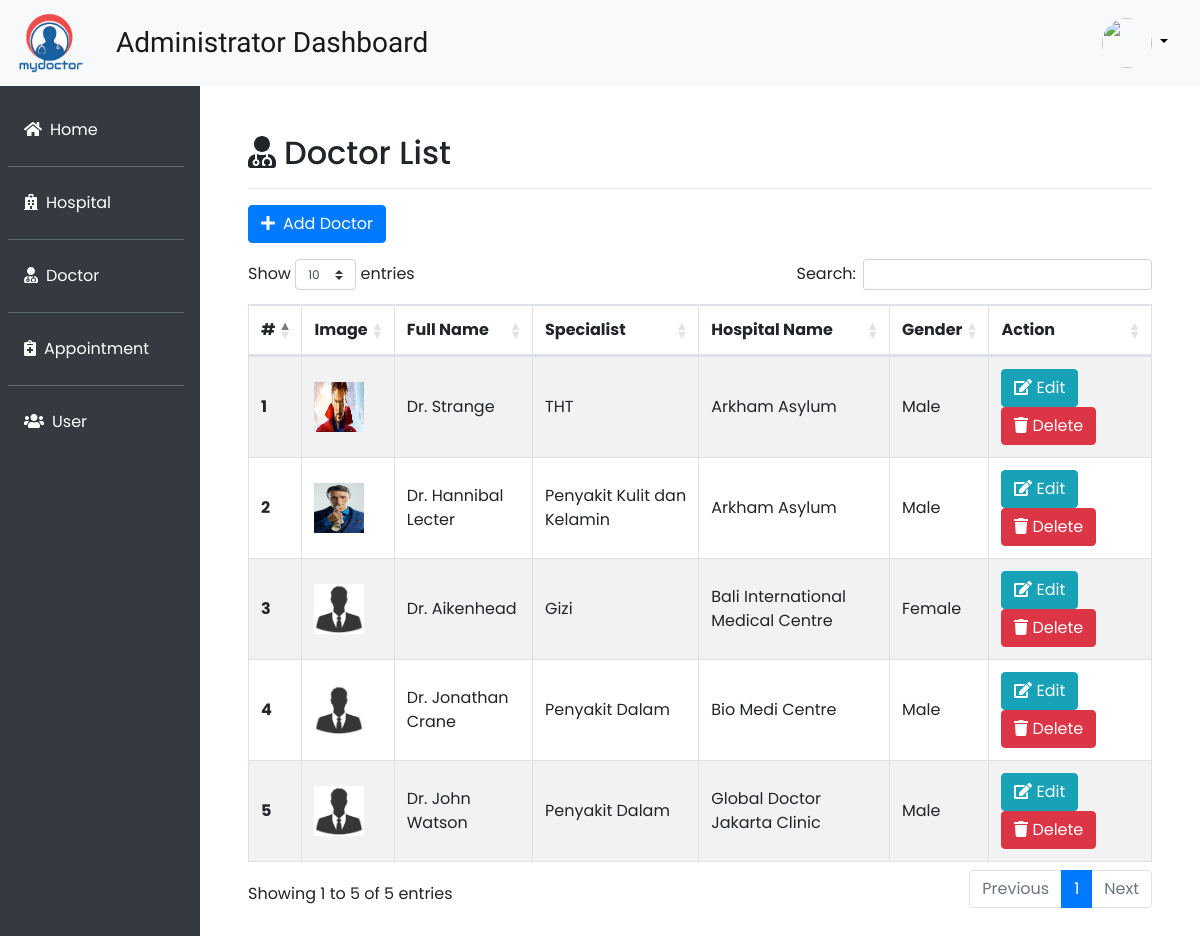
/index.php/doctor, run on the app's committed database.
### tables this page shows
CREATE TABLE `doctor` (
  `doctor_id` int(10) NOT NULL,
  `doc_name` varchar(128) NOT NULL,
  `specialist` varchar(128) NOT NULL,
  `doc_gender` varchar(128) NOT NULL,
  `doc_image` varchar(128) NOT NULL,
  `hospital_id` int(10) NOT NULL
);

CREATE TABLE `hospital` (
  `hospital_id` int(10) NOT NULL,
  `hos_name` varchar(128) NOT NULL,
  `hos_address` varchar(128) NOT NULL,
  `hos_image` varchar(128) NOT NULL
);

### application/controllers/Doctor.php (called while the page is built, shortened)
<?php
class Doctor extends CI_Controller
{
    public function __construct()
    {
        $this->load->library('form_validation');
        $this->load->model('userModel');
        $this->load->model('doctorModel');
    }
    public function index()
    {
        $data['title'] = 'Admin-Doctor';
        $data['user'] = $this->userModel->getUser($this->session->userdata('username'));
        $data['doctor'] = $this->doctorModel->getAllDoctor();
        $data['hospital'] = $this->doctorModel->getHospital();
        $this->load->view('template/admin_header', $data);
        $this->load->view('admin/view_doctor', $data);
        $this->load->view('template/admin_footer');
    }
}

### index.php (called while the page is built, shortened)
<?php
require_once BASEPATH.'core/CodeIgniter.php';

### application/models/doctorModel.php (called while the page is built, shortened)
<?php
class DoctorModel extends CI_Model
{
    public function getAllDoctor()
    {
        $this->db->select('doctor.*, hospital.hos_name as hospital_name');
        $this->db->from('doctor');
        $this->db->join('hospital', 'hospital.hospital_id = doctor.hospital_id');
        return $this->db->get()->result_array();
    }
}

### application/views/admin/view_doctor.php (the view, shortened to what this page needs)
<div class="col-md-10 p-5 pt-2">
    <h2><i class="fas fa-user-md mr-2"></i>Doctor List</h2>
    <hr>
    <a href="" class="btn btn-primary mb-3 addDoctorbtn" data-toggle="modal" data-target="#DoctorModal"><i class="fas fa-plus mr-2"></i>Add Doctor</a>
    <table id="DoctorTable" class="table table-striped table-bordered table-hover" style="width:100%">
        <thead>
            <tr>
                <th scope="col">#</th>
                <th scope="col" style="width: 6%">Image</th>
                <th scope="col">Full Name</th>
                <th scope="col">Specialist</th>
                <th scope="col">Hospital Name</th>
                <th scope="col">Gender</th>
                <th scope="col" style="width: 18%">Action</th>
            </tr>
        </thead>
        <tbody>
            <?php $i = 1; ?>
            <?php foreach ($doctor as $d) : ?>
                <tr>
                    <th scope="row" style="vertical-align: middle"><?= $i ?> </th>
                    <td style="vertical-align: middle"><img src="<?= base_url('assets/img/doctor/') . $d['doc_image']; ?>" style="width:50px;height:50px"></td>
                    <td style="vertical-align: middle"><?= $d['doc_name']; ?></td>
                    <td style="vertical-align: middle"><?= $d['specialist']; ?></td>
                    <td style="vertical-align: middle"><?= $d['hospital_name']; ?></td>
                    <td style="vertical-align: middle"><?= $d['doc_gender']; ?></td>
                    <td style="vertical-align: middle">
                        <button type="button" class="btn btn-info EditDoctorbtn" data-toggle="modal" data-target="#DoctorModal" data-doc_id="<?= $d['doctor_id'] ?>"><i class="fas fa-edit mr-1"></i>Edit</button>
                        <a href="<?= base_url('Doctor/delDoctor/') . $d['doctor_id']; ?>" type="button" class="btn btn-danger delDoctorbtn"><i class="fas fa-trash mr-1"></i>Delete</a>
                    </td>
                </tr>
                <?php $i++ ?>
            <?php endforeach; ?>
        </tbody>
    </table>
</div>
</div>

### assets/css/admin.css (style rules this page uses)
body { font-family: Poppins; }

### data on the page
doctor: doc_image (picture), doc_name "Dr. Strange", specialist "THT", hospital.hos_name "Arkham Asylum", doc_gender "Male"
doctor: doc_image (picture), doc_name "Dr. Hannibal Lecter", specialist "Penyakit Kulit dan Kelamin", hospital.hos_name "Arkham Asylum", doc_gender "Male"
doctor: doc_image (placeholder picture), doc_name "Dr. Aikenhead", specialist "Gizi", hospital.hos_name "Bali International Medical Centre", doc_gender "Female"
doctor: doc_image (placeholder picture), doc_name "Dr. Jonathan Crane", specialist "Penyakit Dalam", hospital.hos_name "Bio Medi Centre", doc_gender "Male"
doctor: doc_image (placeholder picture), doc_name "Dr. John Watson", specialist "Penyakit Dalam", hospital.hos_name "Global Doctor Jakarta Clinic", doc_gender "Male"
